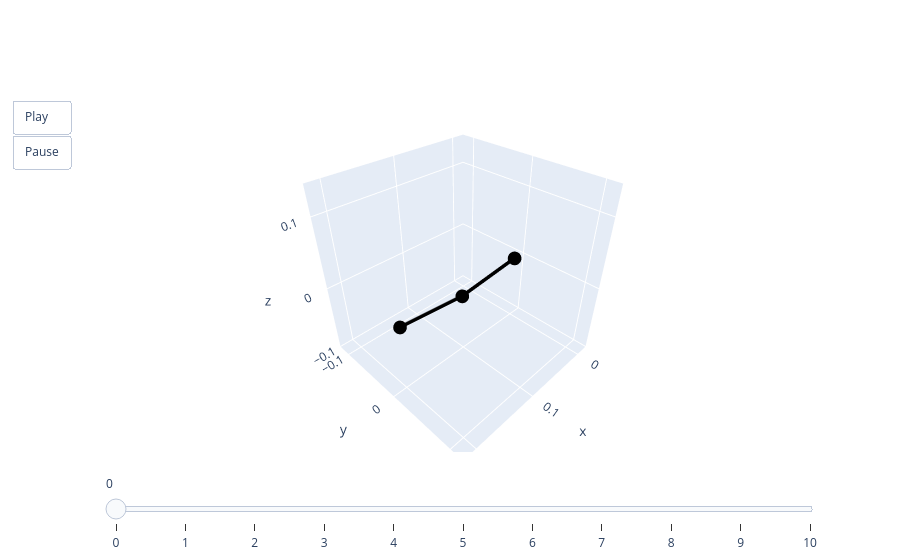

The notebook cell this image was saved under:
### Code cell
from util import TestCase

valid = TestCase.from_npz("valid.npz")
lambdas = jnp.linspace(0.0, 1.0, valid.qs.shape[1])

base, aux, _ = get_base_rod()
rods = base.with_bc(valid.bc)
pred = rods.solve(final_model, lambdas, aux, max_dlambda=5e-3, iters=5, ls_steps=10)[0]
animate(pred)

### Figure 1 — Plotly figure (JSON) as saved in the notebook; plotly's stock layout.template omitted (floating-point values rounded to 4 significant figures)
{"data": [{"line": {"color": "black", "width": 7}, "mode": "lines+markers", "type": "scatter3d", "x": [0, 0.1014, 0.2], "y": [0, -0.0008333, 0], "z": [0, -0.01103, 0]}], "layout": {"scene": {"aspectmode": "cube", "xaxis": {"autorange": false, "range": [-0.02, 0.22]}, "yaxis": {"autorange": false, "range": [-0.1207, 0.1193]}, "zaxis": {"autorange": false, "range": [-0.1005, 0.1395]}}, "sliders": [{"steps": [{"args": [["0"], {"frame": {"duration": 0, "redraw": true}, "mode": "immediate"}], "label": "0", "method": "animate"}, {"args": [["1"], {"frame": {"duration": 0, "redraw": true}, "mode": "immediate"}], "label": "1", "method": "animate"}, {"args": [["2"], {"frame": {"duration": 0, "redraw": true}, "mode": "immediate"}], "label": "2", "method": "animate"}, {"args": [["3"], {"frame": {"duration": 0, "redraw": true}, "mode": "immediate"}], "label": "3", "method": "animate"}, {"args": [["4"], {"frame": {"duration": 0, "redraw": true}, "mode": "immediate"}], "label": "4", "method": "animate"}, {"args": [["5"], {"frame": {"duration": 0, "redraw": true}, "mode": "immediate"}], "label": "5", "method": "animate"}, {"args": [["6"], {"frame": {"duration": 0, "redraw": true}, "mode": "immediate"}], "label": "6", "method": "animate"}, {"args": [["7"], {"frame": {"duration": 0, "redraw": true}, "mode": "immediate"}], "label": "7", "method": "animate"}, {"args": [["8"], {"frame": {"duration": 0, "redraw": true}, "mode": "immediate"}], "label": "8", "method": "animate"}, {"args": [["9"], {"frame": {"duration": 0, "redraw": true}, "mode": "immediate"}], "label": "9", "method": "animate"}, {"args": [["10"], {"frame": {"duration": 0, "redraw": true}, "mode": "immediate"}], "label": "10", "method": "animate"}]}], "updatemenus": [{"buttons": [{"args": [null, {"frame": {"duration": 50, "redraw": true}, "fromcurrent": true}], "label": "Play", "method": "animate"}, {"args": [[null], {"frame": {"duration": 0, "redraw": true}, "mode": "immediate"}], "label": "Pause", "method": "animate"}], "showactive": false, "type": "buttons"}]}}
